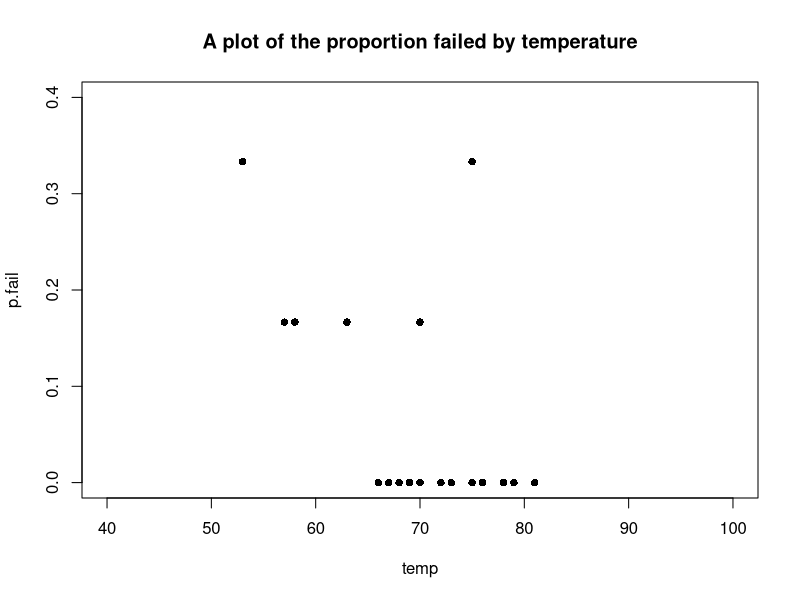

The R source for this figure:

################################################################
# name:logistic regression
#Load the data
#The following R code will construct the dataset
n.fail <- c(2, 0, 0, 1, 0, 0, 1, 0, 0, 1, 2, 0, 1, 0, 0, 0, 0, 0, 1, 0, 0, 0, 0)
temp <- c(53, 66, 68, 70, 75, 78, 57, 67, 69, 70, 75, 79, 58, 67, 70, 72, 76, 81, 63, 67, 70,
73, 76)
# there were 6 o rings for each of 23 attempts
total <- rep(6,23)
# probability of fail
p.fail <- n.fail/total
# Response = resp column bind them together touching, # of failures & the # of those that didn't - ie -ve n
resp <- cbind(n.fail, total-n.fail)

################################################################
# name:learnR-logistic
png('pfail.png')
plot(temp, p.fail, pch=16, xlim=c(40,100), ylim=c(0,0.4))
title('A plot of the proportion failed by temperature')
dev.off()

###########################################################################
# newnode: linear
linear <- glm(resp ~ 1 + temp, family=binomial(link=logit))
summary(linear)
linearoutput <- summary(linear)
linearoutput
